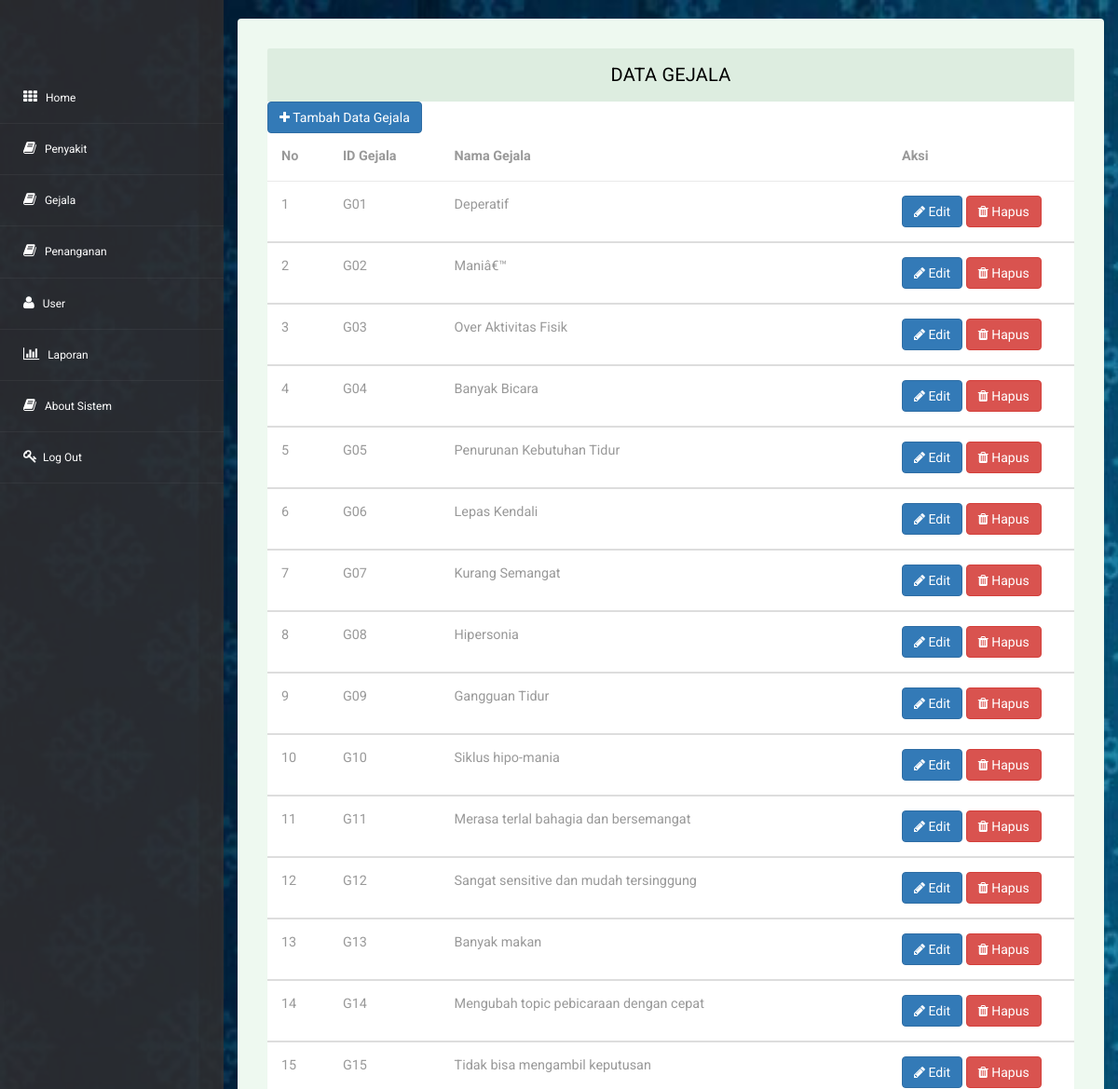
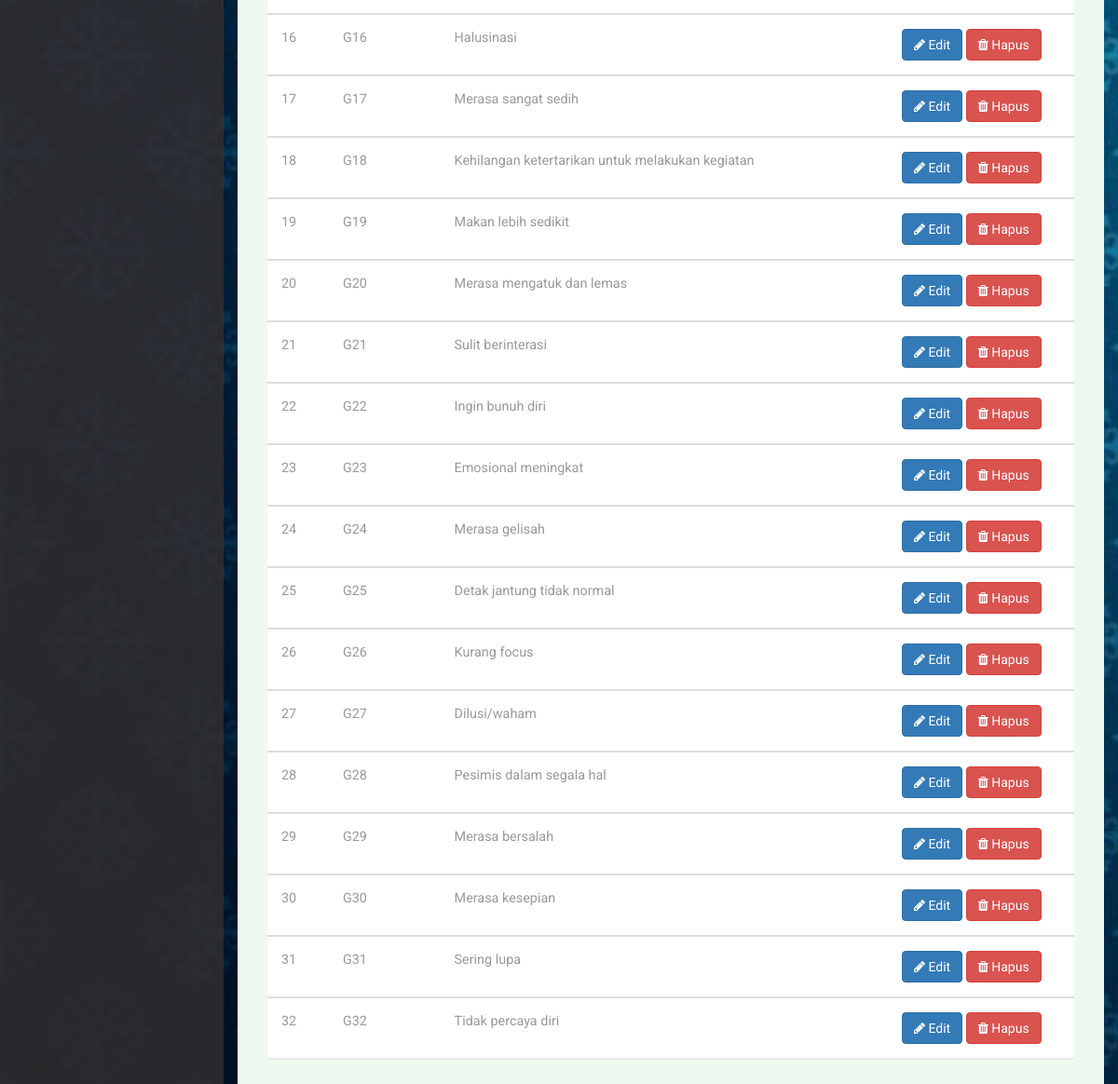
The page /admin/gejala.php (signed in) on the database its author committed (2 pictures, top to bottom).
### tables this page shows
CREATE TABLE `gejala` (
  `id_gejala` varchar(5) NOT NULL,
  `nm_gejala` varchar(100) NOT NULL,
  `cf` varchar(11) NOT NULL
);

### assets/module/koneksi.php (called while the page is built)
<?php
	$conn = mysqli_connect("localhost","root","","bipolar");
	function query($query){
		global $conn;
		$result = mysqli_query($conn, $query);
		$rows = [];
		while( $row = mysqli_fetch_assoc($result)){
			$rows[] = $row;
		}
		return $rows;
	}

### admin/gejala.php (the view)
<?php
require 'header.php';
$dgjl = query("SELECT * FROM gejala ORDER BY id_gejala ASC");
 ?>
 	<section id="main-content">
		<section class="wrapper">
			<div class="table-agile-info">
				<div class="panel panel-default">
				    <div class="panel-heading">
				     Data Gejala
				    </div>
				    <div>
						<a href="tGejala.php" class="btn btn-primary"><i class="fa fa-plus"></i> Tambah Data Gejala</a>
						<table class="table" ui-jq="footable" ui-options='{
							"paging": {
				          	"enabled": true
				        },
				        	"filtering": {
				          	"enabled": true
				        },
				        	"sorting": {
				          	"enabled": true
				        }}'>
					        <thead>
					          <tr>
					            <th data-breakpoints="xs">No</th>
					            <th>ID Gejala</th>
								<th>Nama Gejala</th>
								<th style="width: 200px;">Aksi</th>
					          </tr>
					        </thead>
					        <?php
								$no = 1;
								foreach ($dgjl as $row) :
							?>
					        <tbody>
					        	<tr>
									<td><?= $no; ?></td>
									<td><?= $row["id_gejala"]; ?></td>
									<td><?= $row["nm_gejala"]; ?></td>
									<td>
										<a class="btn btn-primary" href="eGejala.php?id_gejala=<?= $row["id_gejala"]; ?>"><i class="fa fa-pencil"></i> Edit</a>
										<a class="btn btn-danger" href="hGejala.php?id_gejala=<?= $row["id_gejala"]; ?>"><i class="fa fa-trash"></i> Hapus</a>
									</td>
								</tr>
							<?php $no++; ?>
							<?php endforeach ?>
					        </tbody>
						</table>
				    </div>
				</div>
			</div>
		</section>
	</section>
</section>
<?php require "footer.php"; ?>

### assets/css/style.css (style rules this page uses)
html, body { font-family: 'Roboto', sans-serif; font-size: 100%; overflow-x: hidden; background: url(../images/bg.jpg) no-repeat 0px 0px; background-size:cover; }
body a { transition: 0.5s all ease; -webkit-transition: 0.5s all ease; -moz-transition: 0.5s all ease; -o-transition: 0.5s all ease; -ms-transition: 0.5s all ease; text-decoration:none; }
#main-content { margin-left:240px; -webkit-transition:all .3s ease-in-out; -moz-transition:all .3s ease-in-out; -o-transition:all .3s ease-in-out; transition:all .3s ease-in-out; }
.wrapper { display:inline-block; margin-top:5px; padding:15px; width:100%; }
.panel-heading { position: relative; height: 57px; line-height: 57px; letter-spacing: 0.2px; color: #000; font-size: 18px; font-weight: 400; padding: 0 16px; background:#ddede0; border-top-right-radius: 2px; border-top-left-radius: 2px; text-transform: uppercase; text-align: center; }
.panel { border: none ! important; }
.table>thead>tr>th { border-bottom: 1px solid #e1ab91 ! important; }
.table>tbody>tr>td, .table>tbody>tr>th, .table>tfoot>tr>td, .table>tfoot>tr>th, .table>thead>tr>td, .table>thead>tr>th { border-bottom: 1px solid #e9e9e9 ! important; }
.table > thead > tr > th, .table > tbody > tr > th, .table > tfoot > tr > th, .table > thead > tr > td, .table > tbody > tr > td, .table > tfoot > tr > td { border-top: none !important; }
.table td, .table>tbody>tr>td, .table>tbody>tr>th, .table>tfoot>tr>td, .table>tfoot>tr>th, .table>thead>tr>td, .table>thead>tr>th { padding: 15px!important; }
.table > thead > tr > th, .table > tbody > tr > th, .table > tfoot > tr > th, .table > thead > tr > td, .table > tbody > tr > td, .table > tfoot > tr > td { font-size: 0.9em; color: #999; border-top: none !important; }
.table-agile-info { background: #eef9f0; padding: 2em; border-radius: 4px; -webkit-box-shadow: 0 1px 1px rgba(0,0,0,.05); box-shadow: 0 1px 1px rgba(0,0,0,.05); }
.panel-default>.panel-heading { color: #000000 ! important; background-color: #ddede0 ! important; border-color: #ddede0 ! important; font-size: 20px; }

### rows shown on the page
gejala: id_gejala "G01", nm_gejala "Deperatif"
gejala: id_gejala "G02", nm_gejala "Maniâ€™"
gejala: id_gejala "G03", nm_gejala "Over Aktivitas Fisik"
gejala: id_gejala "G04", nm_gejala "Banyak Bicara"
gejala: id_gejala "G05", nm_gejala "Penurunan Kebutuhan Tidur"
gejala: id_gejala "G06", nm_gejala "Lepas Kendali"
gejala: id_gejala "G07", nm_gejala "Kurang Semangat"
gejala: id_gejala "G08", nm_gejala "Hipersonia"
gejala: id_gejala "G09", nm_gejala "Gangguan Tidur"
gejala: id_gejala "G10", nm_gejala "Siklus hipo-mania"
gejala: id_gejala "G11", nm_gejala "Merasa terlal bahagia dan bersemangat"
gejala: id_gejala "G12", nm_gejala "Sangat sensitive dan mudah tersinggung"
gejala: id_gejala "G13", nm_gejala "Banyak makan"
gejala: id_gejala "G14", nm_gejala "Mengubah topic pebicaraan dengan cepat"
gejala: id_gejala "G15", nm_gejala "Tidak bisa mengambil keputusan"
gejala: id_gejala "G16", nm_gejala "Halusinasi"
gejala: id_gejala "G17", nm_gejala "Merasa sangat sedih"
gejala: id_gejala "G18", nm_gejala "Kehilangan ketertarikan untuk melakukan kegiatan"
gejala: id_gejala "G19", nm_gejala "Makan lebih sedikit"
gejala: id_gejala "G20", nm_gejala "Merasa mengatuk dan lemas"
gejala: id_gejala "G21", nm_gejala "Sulit berinterasi"
gejala: id_gejala "G22", nm_gejala "Ingin bunuh diri"
gejala: id_gejala "G23", nm_gejala "Emosional meningkat"
gejala: id_gejala "G24", nm_gejala "Merasa gelisah"
gejala: id_gejala "G25", nm_gejala "Detak jantung tidak normal"
gejala: id_gejala "G26", nm_gejala "Kurang focus"
gejala: id_gejala "G27", nm_gejala "Dilusi/waham"
gejala: id_gejala "G28", nm_gejala "Pesimis dalam segala hal"
gejala: id_gejala "G29", nm_gejala "Merasa bersalah"
gejala: id_gejala "G30", nm_gejala "Merasa kesepian"
gejala: id_gejala "G31", nm_gejala "Sering lupa"
gejala: id_gejala "G32", nm_gejala "Tidak percaya diri"
